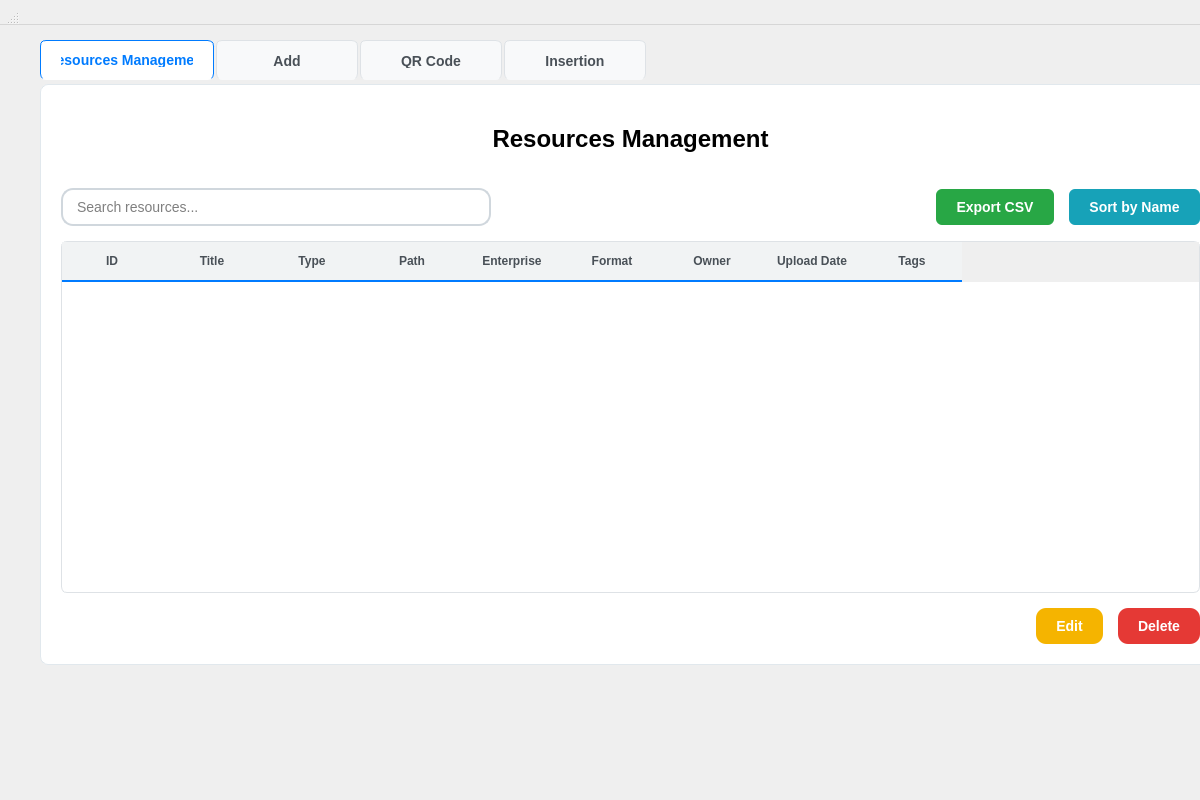
<?xml version="1.0" encoding="UTF-8"?>
<ui version="4.0">
 <class>RessourceWidget</class>
 <widget class="QWidget" name="RessourceWidget">
  <property name="geometry">
   <rect>
    <x>0</x>
    <y>0</y>
    <width>1200</width>
    <height>800</height>
   </rect>
  </property>
  <property name="styleSheet">
   <string>QMainWindow {
    background-color: #f8f9fa;
    font-family: 'Segoe UI', Arial, sans-serif;
}

QTabWidget::pane {
    border: 1px solid #e1e8ed;
    border-radius: 8px;
    background-color: #ffffff;
    margin-top: 4px;
}

QTabWidget::tab-bar {
    alignment: left;
}

QTabBar::tab {
    background-color: #f8f9fa;
    border: 1px solid #dee2e6;
    border-bottom: none;
    border-radius: 6px 6px 0 0;
    padding: 12px 20px;
    margin-right: 2px;
    font-weight: 700; /* make tab text bold */
    color: #495057;
    font-size: 14px;
    min-width: 100px;
}

QTabBar::tab:selected {
    background-color: #ffffff;
    color: #007bff;
    border-color: #007bff;
    border-bottom: 1px solid #ffffff;
}

QTableWidget {
    gridline-color: #e9ecef;
    background-color: #ffffff;
    alternate-background-color: #f8f9fa;
    border: 1px solid #dee2e6;
    border-radius: 6px;
}

QTableWidget::item {
    padding: 8px;
    border-bottom: 1px solid #e9ecef;
}

QTableWidget::item:selected {
    background-color: #e3f2fd;
    color: #1976d2;
}

QHeaderView::section {
    background-color: #f1f3f4;
    padding: 10px;
    border: none;
    border-bottom: 2px solid #007bff;
    font-weight: 600;
    color: #495057;
}

QPushButton {
    background-color: #007bff;
    color: white;
    border: none;
    padding: 10px 20px;
    border-radius: 6px;
    font-weight: 600;
    font-size: 14px;
}

/* Service Management Button Colors */
QPushButton#exportCsvBtn {
    background-color: #28a745;
    color: white;
}

QPushButton#exportCsvBtn:hover {
    background-color: #218838;
}

QPushButton#btnSortByName {
    background-color: #17a2b8;
    color: white;
}

QPushButton#btnSortByName:hover {
    background-color: #138496;
}

QPushButton#btnEditService {
    /* Modified to match reference: yellow/golden modify button */
    background-color: #f5b400;
    color: white;
    font-weight: 600;
    border-radius: 10px;
    padding: 10px 20px;
}

QPushButton#btnEditService:hover {
    background-color: #e0a800;
}

QPushButton#btnEditService:disabled {
    background-color: #6c757d;
    color: #ffffff;
}

QPushButton#btnDeleteService {
    background-color: #e53935;
    color: white;
    border-radius: 10px;
    padding: 10px 20px;
}

QPushButton#btnDeleteService:hover {
    background-color: #c62828;
}

QPushButton#btnDeleteService:disabled {
    background-color: #6c757d;
    color: #ffffff;
}

/* updateClientBtn removed from UI (Modify button removed from Clients tab) */

QLineEdit, QTextEdit, QComboBox {
    padding: 8px 12px;
    border: 2px solid #d0d7dd;
    border-radius: 12px;
    background-color: #ffffff;
    color: #000000;
    font-size: 14px;
}

QLineEdit:hover {
    border: 2px solid #4da3ff;
}

QLineEdit:focus {
    border: 2px solid #007bff;
    outline: none;
}

QLabel {
    color: #000000;
    font-size: 14px;
    font-weight: 500;
}

QLabel#headerTitle {
    font-size: 24px;
    font-weight: 700;
    color: #000000;
    padding: 20px 0;
}
QLabel#headerTitle:hover {
    color: #1e88ff; /* light blue text on hover */
}
</string>
  </property>
  <widget class="QWidget" name="centralwidget">
   <property name="geometry">
    <rect>
     <x>10</x>
     <y>20</y>
     <width>1241</width>
     <height>665</height>
    </rect>
   </property>
   <layout class="QVBoxLayout" name="mainLayout">
    <property name="spacing">
     <number>20</number>
    </property>
    <property name="leftMargin">
     <number>30</number>
    </property>
    <property name="topMargin">
     <number>20</number>
    </property>
    <property name="rightMargin">
     <number>30</number>
    </property>
    <property name="bottomMargin">
     <number>20</number>
    </property>
    <item>
     <widget class="QTabWidget" name="clientTabWidget">
      <property name="currentIndex">
       <number>0</number>
      </property>
      <widget class="QWidget" name="serviceManagementTab">
       <attribute name="icon">
        <iconset resource="resources.qrc">
         <normaloff>:/resources/icons/clients.svg</normaloff>:/resources/icons/clients.svg</iconset>
       </attribute>
       <attribute name="title">
        <string>Resources Management</string>
       </attribute>
       <layout class="QVBoxLayout" name="serviceManagementLayout">
        <property name="spacing">
         <number>15</number>
        </property>
        <property name="leftMargin">
         <number>20</number>
        </property>
        <property name="topMargin">
         <number>20</number>
        </property>
        <property name="rightMargin">
         <number>20</number>
        </property>
        <property name="bottomMargin">
         <number>20</number>
        </property>
        <item>
         <widget class="QLabel" name="headerTitle">
          <property name="text">
           <string>Resources Management</string>
          </property>
          <property name="alignment">
           <set>Qt::AlignmentFlag::AlignCenter</set>
          </property>
         </widget>
        </item>
        <item>
         <layout class="QHBoxLayout" name="topControlsLayout">
          <item>
           <widget class="QLineEdit" name="searchServices">
            <property name="minimumSize">
             <size>
              <width>250</width>
              <height>0</height>
             </size>
            </property>
            <property name="placeholderText">
             <string>Search resources...</string>
            </property>
            <property name="clearButtonEnabled">
             <bool>true</bool>
            </property>
           </widget>
          </item>
          <item>
           <spacer name="topControlsSpacer">
            <property name="orientation">
             <enum>Qt::Orientation::Horizontal</enum>
            </property>
            <property name="sizeHint" stdset="0">
             <size>
              <width>40</width>
              <height>20</height>
             </size>
            </property>
           </spacer>
          </item>
          <item>
           <widget class="QPushButton" name="exportCsvBtn">
            <property name="text">
             <string>Export CSV</string>
            </property>
            <property name="icon">
             <iconset resource="resources.qrc">
              <normaloff>:/resources/icons/export.svg</normaloff>:/resources/icons/export.svg</iconset>
            </property>
            <property name="iconSize">
             <size>
              <width>16</width>
              <height>16</height>
             </size>
            </property>
           </widget>
          </item>
          <item>
           <widget class="QPushButton" name="btnSortByName">
            <property name="text">
             <string>Sort by Name</string>
            </property>
            <property name="icon">
             <iconset resource="resources.qrc">
              <normaloff>:/resources/icons/sort.svg</normaloff>:/resources/icons/sort.svg</iconset>
            </property>
            <property name="iconSize">
             <size>
              <width>16</width>
              <height>16</height>
             </size>
            </property>
           </widget>
          </item>
         </layout>
        </item>
        <item>
         <widget class="QTableWidget" name="clientsTable">
          <property name="columnCount">
           <number>9</number>
          </property>
          <column>
           <property name="text">
            <string>ID</string>
           </property>
           <property name="font">
            <font>
             <bold>true</bold>
            </font>
           </property>
          </column>
          <column>
           <property name="text">
            <string>Title</string>
           </property>
           <property name="font">
            <font>
             <bold>true</bold>
            </font>
           </property>
          </column>
          <column>
           <property name="text">
            <string>Type</string>
           </property>
           <property name="font">
            <font>
             <bold>true</bold>
            </font>
           </property>
          </column>
          <column>
           <property name="text">
            <string>Path</string>
           </property>
           <property name="font">
            <font>
             <bold>true</bold>
            </font>
           </property>
          </column>
          <column>
           <property name="text">
            <string>Enterprise</string>
           </property>
           <property name="font">
            <font>
             <bold>true</bold>
            </font>
           </property>
          </column>
          <column>
           <property name="text">
            <string>Format</string>
           </property>
          </column>
          <column>
           <property name="text">
            <string>Owner</string>
           </property>
          </column>
          <column>
           <property name="text">
            <string>Upload Date</string>
           </property>
          </column>
          <column>
           <property name="text">
            <string>Tags</string>
           </property>
          </column>
         </widget>
        </item>
        <item>
         <layout class="QHBoxLayout" name="serviceButtonsLayout">
          <item>
           <spacer name="serviceButtonsSpacer">
            <property name="orientation">
             <enum>Qt::Orientation::Horizontal</enum>
            </property>
            <property name="sizeHint" stdset="0">
             <size>
              <width>40</width>
              <height>20</height>
             </size>
            </property>
           </spacer>
          </item>
          <item>
           <widget class="QPushButton" name="btnEditService">
            <property name="text">
             <string>Edit</string>
            </property>
            <property name="icon">
             <iconset resource="resources.qrc">
              <normaloff>:/resources/icons/modify.svg</normaloff>:/resources/icons/modify.svg</iconset>
            </property>
            <property name="iconSize">
             <size>
              <width>16</width>
              <height>16</height>
             </size>
            </property>
           </widget>
          </item>
          <item>
           <widget class="QPushButton" name="btnDeleteService">
            <property name="text">
             <string>Delete</string>
            </property>
            <property name="icon">
             <iconset resource="resources.qrc">
              <normaloff>:/resources/icons/delete.svg</normaloff>:/resources/icons/delete.svg</iconset>
            </property>
            <property name="iconSize">
             <size>
              <width>16</width>
              <height>16</height>
             </size>
            </property>
           </widget>
          </item>
         </layout>
        </item>
       </layout>
      </widget>
      <widget class="QWidget" name="addTab">
       <attribute name="icon">
        <iconset resource="resources.qrc">
         <normaloff>:/resources/icons/add.svg</normaloff>:/resources/icons/add.svg</iconset>
       </attribute>
       <attribute name="title">
        <string>Add</string>
       </attribute>
       <layout class="QVBoxLayout" name="addLayout">
        <property name="spacing">
         <number>15</number>
        </property>
        <property name="leftMargin">
         <number>20</number>
        </property>
        <property name="topMargin">
         <number>20</number>
        </property>
        <property name="rightMargin">
         <number>20</number>
        </property>
        <property name="bottomMargin">
         <number>20</number>
        </property>
        <item>
         <widget class="QLabel" name="addLabel">
          <property name="text">
           <string>Add New Resources</string>
          </property>
          <property name="alignment">
           <set>Qt::AlignmentFlag::AlignCenter</set>
          </property>
         </widget>
        </item>
        <item>
         <layout class="QFormLayout" name="addFormLayout">
          <item row="0" column="0">
           <widget class="QLabel" name="addServiceIdLabel">
            <property name="text">
             <string>Title</string>
            </property>
           </widget>
          </item>
          <item row="0" column="1">
           <widget class="QLineEdit" name="addServiceIdEdit">
            
           <property name="placeholderText"><string>Enter resource title...</string></property></widget>
          </item>
          <item row="1" column="0">
           <widget class="QLabel" name="addServiceNameLabel">
            <property name="text">
             <string>Path</string>
            </property>
           </widget>
          </item>
          <item row="1" column="1">
           <widget class="QLineEdit" name="addNameEdit"/>
          </item>
          <item row="2" column="0">
           <widget class="QLabel" name="addServiceDescLabel">
            <property name="text">
             <string>Owner</string>
            </property>
           </widget>
          </item>
          <item row="2" column="1">
           <widget class="QTextEdit" name="addDescriptionEdit"/>
          </item>
          <item row="3" column="0">
           <widget class="QLabel" name="addServiceCategoryLabel">
            <property name="text">
             <string>Format</string>
            </property>
           </widget>
          </item>
          <item row="3" column="1">
           <widget class="QComboBox" name="addCategoryCombo">
            <item>
             <property name="text">
              <string>MP4</string>
             </property>
            </item>
            <item>
             <property name="text">
              <string>MP3</string>
             </property>
            </item>
            <item>
             <property name="text">
              <string>JPG</string>
             </property>
            </item>
            <item>
             <property name="text">
              <string>PNG</string>
             </property>
            </item>
           </widget>
          </item>
          <item row="4" column="0">
           <widget class="QLabel" name="addServicePriceLabel">
            <property name="text">
             <string>Access</string>
            </property>
           </widget>
          </item>
          <item row="4" column="1">
           <widget class="QLineEdit" name="addPriceEdit"/>
          </item>
          <item row="5" column="0">
           <widget class="QLabel" name="addServiceDateLabel">
            <property name="text">
             <string>Upload Date</string>
            </property>
           </widget>
          </item>
          <item row="5" column="1">
           <widget class="QDateTimeEdit" name="addDateEdit">
            <property name="displayFormat">
             <string>yyyy-MM-dd HH:mm</string>
            </property>
           </widget>
          </item>
         </layout>
        </item>
        <item>
         <layout class="QHBoxLayout" name="addButtonLayout">
          <item>
           <spacer name="addButtonSpacer">
            <property name="orientation">
             <enum>Qt::Orientation::Horizontal</enum>
            </property>
            <property name="sizeHint" stdset="0">
             <size>
              <width>40</width>
              <height>20</height>
             </size>
            </property>
           </spacer>
          </item>
          <item>
           <widget class="QPushButton" name="addServiceBtn">
            <property name="text">
             <string>Add</string>
            </property>
            <property name="icon">
             <iconset resource="resources.qrc">
              <normaloff>:/resources/icons/add.svg</normaloff>:/resources/icons/add.svg</iconset>
            </property>
           </widget>
          </item>
         </layout>
        </item>
        <item>
         <spacer name="addVerticalSpacer">
          <property name="orientation">
           <enum>Qt::Orientation::Vertical</enum>
          </property>
          <property name="sizeHint" stdset="0">
           <size>
            <width>20</width>
            <height>40</height>
           </size>
          </property>
         </spacer>
        </item>
       </layout>
      </widget>
      <widget class="QWidget" name="voiceChatTab">
       <attribute name="icon">
        <iconset resource="resources.qrc">
         <normaloff>:/resources/icons/qrcode.svg</normaloff>:/resources/icons/qrcode.svg</iconset>
       </attribute>
       <attribute name="title">
        <string>QR Code</string>
       </attribute>
       <layout class="QVBoxLayout" name="voiceChatLayout">
        <property name="spacing">
         <number>15</number>
        </property>
        <property name="leftMargin">
         <number>20</number>
        </property>
        <property name="topMargin">
         <number>20</number>
        </property>
        <property name="rightMargin">
         <number>20</number>
        </property>
        <property name="bottomMargin">
         <number>20</number>
        </property>
        <item>
         <layout class="QHBoxLayout" name="voiceControlLayout"/>
        </item>
       </layout>
      </widget>
      <widget class="QWidget" name="modifyTab">
       <attribute name="icon">
        <iconset resource="resources.qrc">
         <normaloff>:/resources/icons/upload.svg</normaloff>:/resources/icons/upload.svg</iconset>
       </attribute>
       <attribute name="title">
        <string>Insertion</string>
       </attribute>
       <layout class="QVBoxLayout" name="modifyLayout">
        <property name="spacing">
         <number>15</number>
        </property>
        <property name="leftMargin">
         <number>20</number>
        </property>
        <property name="topMargin">
         <number>20</number>
        </property>
        <property name="rightMargin">
         <number>20</number>
        </property>
        <property name="bottomMargin">
         <number>20</number>
        </property>
       </layout>
      </widget>
     </widget>
    </item>
   </layout>
  </widget>
  <widget class="QMenuBar" name="menubar">
   <property name="geometry">
    <rect>
     <x>0</x>
     <y>0</y>
     <width>1200</width>
     <height>25</height>
    </rect>
   </property>
  </widget>
  <widget class="QStatusBar" name="statusbar">
   <property name="geometry">
    <rect>
     <x>0</x>
     <y>0</y>
     <width>20</width>
     <height>25</height>
    </rect>
   </property>
  </widget>
 </widget>
 <resources>
  <include location="resources.qrc"/>
 </resources>
 <connections/>
</ui>
